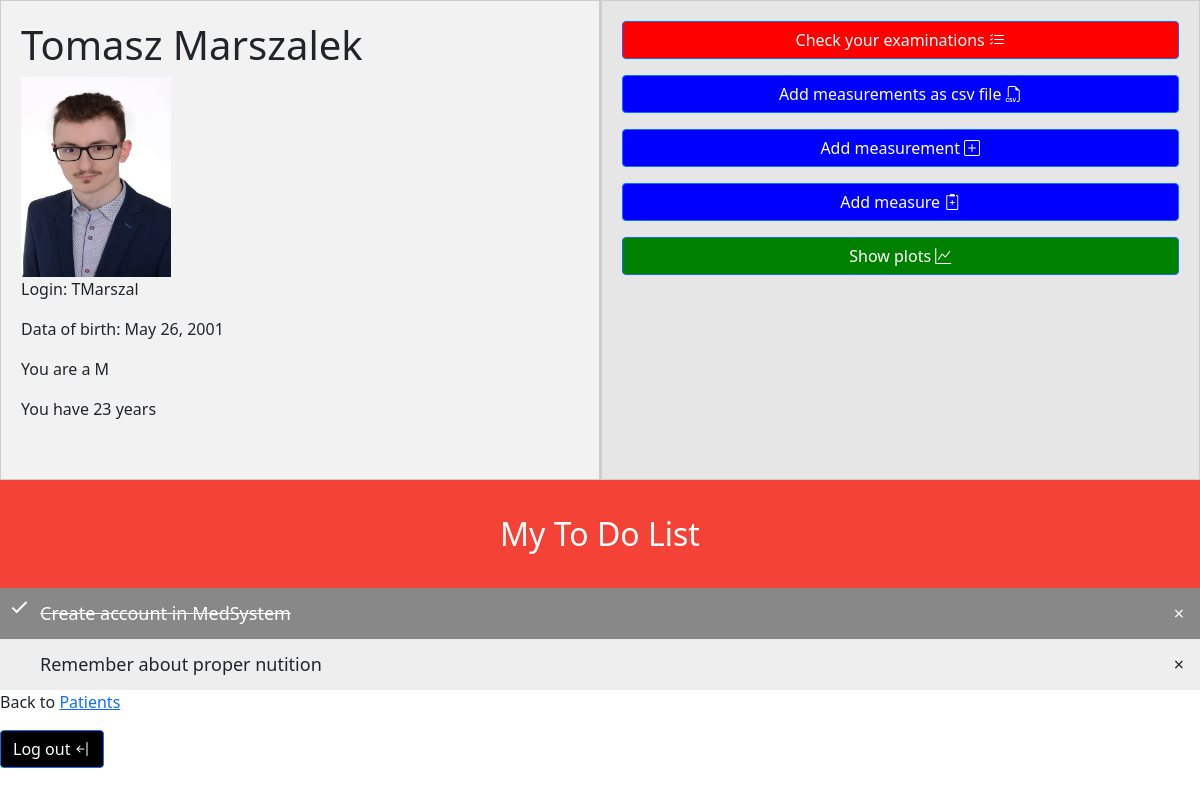
The page /patients/details/2/ on the database its author committed.
### patients/models.py (models this page shows, shortened)
class Patient(models.Model):
    SEX = {
        "M": "Male",
        "F": "Female",
    }
    firstname = models.CharField(max_length=255)
    lastname = models.CharField(max_length=255)
    birthdate = models.DateField(null=True)
    sex = models.CharField(max_length=8, choices=SEX, null=True)
    login = models.CharField(max_length=255, null=True)
    password = models.CharField(max_length=255, null=True)
    image = models.ImageField(null=True, upload_to='images/')

### patients/views.py (the view, shortened to what this page needs)
# urls.py: path('patients/details/<int:id>/', views.details, name='details'),
def details(request, id):
    patient = models.Patient.objects.get(id=id)
    patient_birth = int(patient.birthdate.strftime("%Y"))
    today = datetime.datetime.today().year
    age = today - patient_birth
    weight = models.Measurement.objects.filter(patient_id=id, measure_id=1).order_by('-timestamp').values()
    height = models.Measurement.objects.filter(patient_id=id, measure_id=2).order_by('-timestamp').values()
    pulse_values = models.Measurement.objects.filter(patient_id=id, measure_id=4).order_by('-timestamp').values()
    pressure_values = models.Measurement.objects.filter(patient_id=id, measure_id=3).order_by('-timestamp').values()
    bmi = 0
    bmi_problem = False
    if (weight and height):
        weight_v = weight[0]['value_a']
        height_v = height[0]['value_a']
        bmi = round(weight_v / ((height_v / 100) * (height_v / 100)), 2)
        if (not(bmi <= 25 and bmi >= 18.5) and bmi > 0):
            bmi_problem = True
    if (age <= 1):
        pulse_up = 205
        pulse_down = 105
        sys_pressure_up = 100 # systolic
        sys_pressure_down = 90
        diast_pressure_up = 60 # diastolic
        diast_pressure_down = 55
    elif (age < 60):
        pulse_up = 80
        pulse_down = 60
        sys_pressure_up = 129
        sys_pressure_down = 120
        diast_pressure_up = 84
        diast_pressure_down = 80
    heart_problem = False
    pulse_array = []
    for p in pulse_values:
        if(datetime.datetime.strptime(p['timestamp'].strftime('%Y-%m-%d'), '%Y-%m-%d') > datetime.datetime.strptime((datetime.datetime.today() - datetime.timedelta(days=7)).strftime('%Y-%m-%d'), '%Y-%m-%d')):
            pulse_array.append(p['value_a'])
    if(pulse_array):
        pulse_mean = np.mean(pulse_array)
        pulse_mean = round(pulse_mean, 2)
        if (pulse_mean < pulse_down and len(pulse_array) > 3):
            heart_problem = True
        if (pulse_mean > pulse_up and len(pulse_array) > 3):
            heart_problem = True
    systonic_array, diastonic_array = [], []
    for p in pressure_values:
        if (datetime.datetime.strptime(p['timestamp'].strftime('%Y-%m-%d'), '%Y-%m-%d') > datetime.datetime.strptime(
                (datetime.datetime.today() - datetime.timedelta(days=7)).strftime('%Y-%m-%d'), '%Y-%m-%d')):
            if(p['value_a'] and p['value_b']):
                systonic_array.append(p['value_a'])
                diastonic_array.append(p['value_b'])
    if (systonic_array and diastonic_array):
        syst_mean = np.mean(systonic_array)
        syst_mean = round(syst_mean, 2)
        diast_mean = np.mean(diastonic_array)
        diast_mean = round(diast_mean, 2)
        if (syst_mean < sys_pressure_down and len(systonic_array) > 3):
            heart_problem = True
        if (syst_mean > sys_pressure_up and len(systonic_array) > 3):
            heart_problem = True
        if (diast_mean < diast_pressure_down and len(diastonic_array) > 3):
            heart_problem = True
        if (diast_mean > diast_pressure_up and len(diastonic_array) > 3):
            heart_problem = True
    problems = [bmi_problem, heart_problem]
    own_measures = models.Measure.objects.filter(patient_id=id).values()
    if own_measures:
        shown = True
    else:
        shown = False
    template = loader.get_template('details.html')
    context = {
        'pt': patient,
        'age' : age,
        'shown' : json.dumps(shown),
        'problems' : json.dumps(problems)
    }
    return HttpResponse(template.render(context, request))

### patients/templates/details.html (shortened to what this page needs)
{% extends "master.html" %}
{% load static %}
{% block content %}
    <div class="data">
    <div class="left">
    <h1>{{ pt.firstname }} {{ pt.lastname }}</h1>
    {% if pt.image %}
    <img src="{{pt.image.url}}" alt="Your photo here" width="150" height="200">
    {% endif %}
    <p>Login: {{ pt.login }}</p>
    <p>Data of birth: {{ pt.birthdate }}</p>
    <p>You are a {{pt.sex}}</p>
    <p>You have {{age}} years</p>
    </div>
    <div class="right">
    <p><a class="btn btn-primary w-100 d-inline-block" style = background-color:red;"  href="./exams" >Check your examinations <i class="bi bi-list-check"></i></a></p>
    <p><a class="btn btn-primary w-100 d-inline-block" style = background-color:blue;" href="./measurements_csv" >Add measurements as csv file <i class="bi bi-filetype-csv"></i></a></p>
    <p><a class="btn btn-primary w-100 d-inline-block" style = background-color:blue;" href="./new_measurement" >Add measurement <i class="bi bi-plus-square"></i></a></p>
    <p><a class="btn btn-primary w-100 d-inline-block" style = background-color:blue;" href="./new_measure" >Add measure <i class="bi bi-clipboard2-plus"></i></a></p>
    <p><a class="btn btn-primary w-100 d-inline-block" style = background-color:green;" href="./select_measure_view" >Show plots <i class="bi bi-graph-up"></i></a></p>
    </div>
    </div>
    <div id="myDIV" class="header">
      <h2 style="margin:5px">My To Do List</h2>
    </div>
    <ul id="myUL">
    </ul>
    <p>Back to <a href="/patients">Patients</a></p>
    <p><a class="btn btn-primary " style = background-color:black;" href='/' >Log out <i class="bi bi-arrow-bar-left"></i></a></p>
{% endblock %}

### rows shown on the page
Patient: firstname "Tomasz", lastname "Marszalek", image (picture), login "TMarszal", birthdate "May 26, 2001", sex "M"
